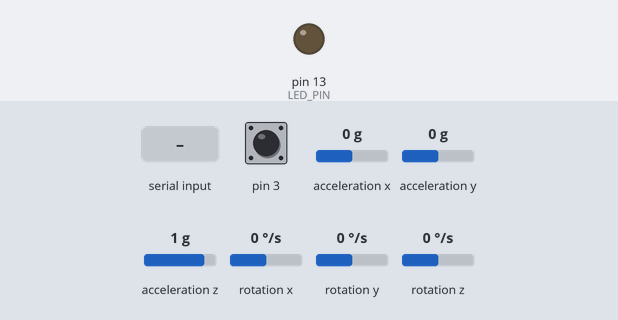
A sketch run on a simulated Arduino Leonardo, built with avr-gcc and run on an emulated ATmega32U4. Shown: output pins drawn as LEDs (lit = HIGH). Dashed ring = blinking. Inputs (shaded band) come from the test bench; at power-on: acceleration x 0 g, acceleration y 0 g, acceleration z 1 g, rotation z 0 °/s, pin 3 HIGH, rotation x 0 °/s, rotation y 0 °/s. The sensor or clock chip raises its interrupt line as the real part does; what the sketch prints to the serial monitor is not drawn.

Above: at 0.8 s.
0.9 s: "1\n" received over Serial
At 1.87 s:
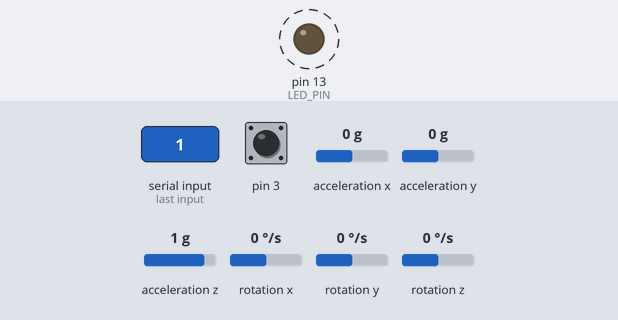
3.9 s: acceleration x set to -1.4 g
6.9 s: acceleration y set to -1.4 g
9.9 s: acceleration z set to -1.4 g
12.9 s: rotation z set to -192 °/s
15.9 s: acceleration x set to -0.8 g
Timing chart, 0 to 19.9 s (numbered marks = the images above; inputs shaded):
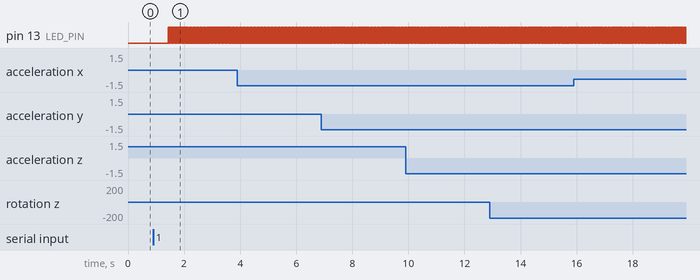

The sketch:

MPU6050_Test.ino
```cpp
#include <SerialGraph.h>
SerialGraph Graph;
// I2C device class (I2Cdev) demonstration Arduino sketch for MPU6050 class using DMP (MotionApps v2.0)
// 6/21/2012 by Jeff Rowberg <jeff@rowberg.net>
// Updates should (hopefully) always be available at https://github.com/jrowberg/i2cdevlib
//
// Changelog:
//     2012-06-21 - added note about Arduino 1.0.1 + Leonardo compatibility error
//     2012-06-20 - improved FIFO overflow handling and simplified read process
//     2012-06-19 - completely rearranged DMP initialization code and simplification
//     2012-06-13 - pull gyro and accel data from FIFO packet instead of reading directly
//     2012-06-09 - fix broken FIFO read sequence and change interrupt detection to RISING
//     2012-06-05 - add gravity-compensated initial reference frame acceleration output
//                - add 3D math helper file to DMP6 example sketch
//                - add Euler output and Yaw/Pitch/Roll output formats
//     2012-06-04 - remove accel offset clearing for better results (thanks Sungon Lee)
//     2012-06-01 - fixed gyro sensitivity to be 2000 deg/sec instead of 250
//     2012-05-30 - basic DMP initialization working

/* ============================================
I2Cdev device library code is placed under the MIT license
Copyright (c) 2012 Jeff Rowberg

Permission is hereby granted, free of charge, to any person obtaining a copy
of this software and associated documentation files (the "Software"), to deal
in the Software without restriction, including without limitation the rights
to use, copy, modify, merge, publish, distribute, sublicense, and/or sell
copies of the Software, and to permit persons to whom the Software is
furnished to do so, subject to the following conditions:

The above copyright notice and this permission notice shall be included in
all copies or substantial portions of the Software.

THE SOFTWARE IS PROVIDED "AS IS", WITHOUT WARRANTY OF ANY KIND, EXPRESS OR
IMPLIED, INCLUDING BUT NOT LIMITED TO THE WARRANTIES OF MERCHANTABILITY,
FITNESS FOR A PARTICULAR PURPOSE AND NONINFRINGEMENT. IN NO EVENT SHALL THE
AUTHORS OR COPYRIGHT HOLDERS BE LIABLE FOR ANY CLAIM, DAMAGES OR OTHER
LIABILITY, WHETHER IN AN ACTION OF CONTRACT, TORT OR OTHERWISE, ARISING FROM,
OUT OF OR IN CONNECTION WITH THE SOFTWARE OR THE USE OR OTHER DEALINGS IN
THE SOFTWARE.
===============================================
*/

// Arduino Wire library is required if I2Cdev I2CDEV_ARDUINO_WIRE implementation
// is used in I2Cdev.h
#include "Wire.h"

// I2Cdev and MPU6050 must be installed as libraries, or else the .cpp/.h files
// for both classes must be in the include path of your project
#include "I2Cdev.h"

#include "MPU6050_6Axis_MotionApps20.h"
//#include "MPU6050.h" // not necessary if using MotionApps include file

// class default I2C address is 0x68
// specific I2C addresses may be passed as a parameter here
// AD0 low = 0x68 (default for SparkFun breakout and InvenSense evaluation board)
// AD0 high = 0x69
MPU6050 mpu;

/* =========================================================================
   NOTE: In addition to connection 3.3v, GND, SDA, and SCL, this sketch
   depends on the MPU-6050's INT pin being connected to the Arduino's
   external interrupt #0 pin. On the Arduino Uno and Mega 2560, this is
   digital I/O pin 2.
 * ========================================================================= */

/* =========================================================================
   NOTE: Arduino v1.0.1 with the Leonardo board generates a compile error
   when using Serial.write(buf, len). The Teapot output uses this method.
   The solution requires a modification to the Arduino USBAPI.h file, which
   is fortunately simple, but annoying. This will be fixed in the next IDE
   release. For more info, see these links:

   http://arduino.cc/forum/index.php/topic,109987.0.html
   http://code.google.com/p/arduino/issues/detail?id=958
 * ========================================================================= */


// uncomment "OUTPUT_READABLE_QUATERNION" if you want to see the actual
// quaternion components in a [w, x, y, z] format (not best for parsing
// on a remote host such as Processing or something though)
//#define OUTPUT_READABLE_QUATERNION

// uncomment "OUTPUT_READABLE_EULER" if you want to see Euler angles
// (in degrees) calculated from the quaternions coming from the FIFO.
// Note that Euler angles suffer from gimbal lock (for more info, see
// http://en.wikipedia.org/wiki/Gimbal_lock)
//#define OUTPUT_READABLE_EULER

// uncomment "OUTPUT_READABLE_YAWPITCHROLL" if you want to see the yaw/
// pitch/roll angles (in degrees) calculated from the quaternions coming
// from the FIFO. Note this also requires gravity vector calculations.
// Also note that yaw/pitch/roll angles suffer from gimbal lock (for
// more info, see: http://en.wikipedia.org/wiki/Gimbal_lock)
#define OUTPUT_READABLE_YAWPITCHROLL

// uncomment "OUTPUT_READABLE_REALACCEL" if you want to see acceleration
// components with gravity removed. This acceleration reference frame is
// not compensated for orientation, so +X is always +X according to the
// sensor, just without the effects of gravity. If you want acceleration
// compensated for orientation, us OUTPUT_READABLE_WORLDACCEL instead.
//#define OUTPUT_READABLE_REALACCEL

// uncomment "OUTPUT_READABLE_WORLDACCEL" if you want to see acceleration
// components with gravity removed and adjusted for the world frame of
// reference (yaw is relative to initial orientation, since no magnetometer
// is present in this case). Could be quite handy in some cases.
//#define OUTPUT_READABLE_WORLDACCEL

// uncomment "OUTPUT_TEAPOT" if you want output that matches the
// format used for the InvenSense teapot demo
//#define OUTPUT_TEAPOT


#define LED_PIN 13 // (Arduino is 13, Teensy is 11, Teensy++ is 6)
bool blinkState = false;

// MPU control/status vars
bool dmpReady = false;  // set true if DMP init was successful
uint8_t mpuIntStatus;   // holds actual interrupt status byte from MPU
uint8_t devStatus;      // return status after each device operation (0 = success, !0 = error)
uint16_t packetSize;    // expected DMP packet size (default is 42 bytes)
uint16_t fifoCount;     // count of all bytes currently in FIFO
uint8_t fifoBuffer[64]; // FIFO storage buffer

// orientation/motion vars
Quaternion q;           // [w, x, y, z]         quaternion container
VectorInt16 aa;         // [x, y, z]            accel sensor measurements
VectorInt16 aaReal;     // [x, y, z]            gravity-free accel sensor measurements
VectorInt16 aaWorld;    // [x, y, z]            world-frame accel sensor measurements
VectorFloat gravity;    // [x, y, z]            gravity vector
float euler[3];         // [psi, theta, phi]    Euler angle container
float ypr[3];           // [yaw, pitch, roll]   yaw/pitch/roll container and gravity vector

// packet structure for InvenSense teapot demo
uint8_t teapotPacket[14] = { '$', 0x02, 0,0, 0,0, 0,0, 0,0, 0x00, 0x00, '\r', '\n' };


// ================================================================
// ===               INTERRUPT DETECTION ROUTINE                ===
// ================================================================

volatile bool mpuInterrupt = false;     // indicates whether MPU interrupt pin has gone high
void dmpDataReady() {
    mpuInterrupt = true;
}


// ================================================================
// ===                      INITIAL SETUP                       ===
// ================================================================

void setup() {
    // join I2C bus (I2Cdev library doesn't do this automatically)
    Wire.begin();

    // initialize serial communication
    // (115200 chosen because it is required for Teapot Demo output, but it's
    // really up to you depending on your project)
    Serial.begin(115200);
    Serial.begin(115200);
    //while (!Serial); // wait for Leonardo enumeration, others continue immediately

    // NOTE: 8MHz or slower host processors, like the Teensy @ 3.3v or Ardunio
    // Pro Mini running at 3.3v, cannot handle this baud rate reliably due to
    // the baud timing being too misaligned with processor ticks. You must use
    // 38400 or slower in these cases, or use some kind of external separate
    // crystal solution for the UART timer.

    // initialize device
    Serial.println(F("Initializing I2C devices..."));
    mpu.initialize();

    // verify connection
    Serial.println(F("Testing device connections..."));
    Serial.println(mpu.testConnection() ? F("MPU6050 connection successful") : F("MPU6050 connection failed"));

    // wait for ready
    Serial.println(F("\nSend any character to begin DMP programming and demo: "));
    while (Serial.available() && Serial.read()); // empty buffer
    while (!Serial.available());                 // wait for data
    while (Serial.available() && Serial.read()); // empty buffer again

    // load and configure the DMP
    Serial.println(F("Initializing DMP..."));
    devStatus = mpu.dmpInitialize();

    // make sure it worked (returns 0 if so)
    if (devStatus == 0) {
        // turn on the DMP, now that it's ready
        Serial.println(F("Enabling DMP..."));
        mpu.setDMPEnabled(true);

        // enable Arduino interrupt detection
        Serial.println(F("Enabling interrupt detection (Arduino external interrupt 0)..."));
        attachInterrupt(0, dmpDataReady, RISING);
        mpuIntStatus = mpu.getIntStatus();

        // set our DMP Ready flag so the main loop() function knows it's okay to use it
        Serial.println(F("DMP ready! Waiting for first interrupt..."));
        dmpReady = true;

        // get expected DMP packet size for later comparison
        packetSize = mpu.dmpGetFIFOPacketSize();
    } else {
        // ERROR!
        // 1 = initial memory load failed
        // 2 = DMP configuration updates failed
        // (if it's going to break, usually the code will be 1)
        Serial.print(F("DMP Initialization failed (code "));
        Serial.print(devStatus);
        Serial.println(F(")"));
    }

    // configure LED for output
    pinMode(LED_PIN, OUTPUT);
}


// ================================================================
// ===                    MAIN PROGRAM LOOP                     ===
// ================================================================

void loop() {
    // if programming failed, don't try to do anything
    if (!dmpReady) return;

    // wait for MPU interrupt or extra packet(s) available
    while (!mpuInterrupt && fifoCount < packetSize) {
        // other program behavior stuff here
        // .
        // .
        // .
        // if you are really paranoid you can frequently test in between other
        // stuff to see if mpuInterrupt is true, and if so, "break;" from the
        // while() loop to immediately process the MPU data
        // .
        // .
        // .
    }

    // reset interrupt flag and get INT_STATUS byte
    mpuInterrupt = false;
    mpuIntStatus = mpu.getIntStatus();

    // get current FIFO count
    fifoCount = mpu.getFIFOCount();

    // check for overflow (this should never happen unless our code is too inefficient)
    if ((mpuIntStatus & 0x10) || fifoCount == 1024) {
        // reset so we can continue cleanly
        mpu.resetFIFO();
        Serial.println(F("FIFO overflow!"));

    // otherwise, check for DMP data ready interrupt (this should happen frequently)
    } else if (mpuIntStatus & 0x02) {
        // wait for correct available data length, should be a VERY short wait
        while (fifoCount < packetSize) fifoCount = mpu.getFIFOCount();

        // read a packet from FIFO
        mpu.getFIFOBytes(fifoBuffer, packetSize);

        // track FIFO count here in case there is > 1 packet available
        // (this lets us immediately read more without waiting for an interrupt)
        fifoCount -= packetSize;

        #ifdef OUTPUT_READABLE_QUATERNION
            // display quaternion values in easy matrix form: w x y z
            mpu.dmpGetQuaternion(&q, fifoBuffer);
            Serial.print("quat\t");
            Serial.print(q.w);
            Serial.print("\t");
            Serial.print(q.x);
            Serial.print("\t");
            Serial.print(q.y);
            Serial.print("\t");
            Serial.println(q.z);
        #endif

        #ifdef OUTPUT_READABLE_EULER
            // display Euler angles in degrees
            mpu.dmpGetQuaternion(&q, fifoBuffer);
            mpu.dmpGetEuler(euler, &q);

            Graph.value(1, euler[0] * 180/M_PI);
            Graph.value(2, euler[1] * 180/M_PI);
            Graph.value(3, euler[2] * 180/M_PI);
            Graph.print();

            /*
            Serial.print("euler\t");
            Serial.print(euler[0] * 180/M_PI);
            Serial.print("\t");
            Serial.print(euler[1] * 180/M_PI);
            Serial.print("\t");
            Serial.println(euler[2] * 180/M_PI);
            */
        #endif

        #ifdef OUTPUT_READABLE_YAWPITCHROLL
            // display Euler angles in degrees
            mpu.dmpGetQuaternion(&q, fifoBuffer);
            mpu.dmpGetGravity(&gravity, &q);
            mpu.dmpGetYawPitchRoll(ypr, &q, &gravity);

            Graph.value(1, ypr[0] * 180/M_PI);
            Graph.value(2, ypr[1] * 180/M_PI);
            Graph.value(3, ypr[2] * 180/M_PI);
            Graph.print();

            /*
            Serial.print("ypr\t");
            Serial.print(ypr[0] * 180/M_PI);
            print("\t");
            Serial.print(ypr[1] * 180/M_PI);
            Serial.print("\t");
            Serial.println(ypr[2] * 180/M_PI);
            */
        #endif

        #ifdef OUTPUT_READABLE_REALACCEL
            // display real acceleration, adjusted to remove gravity
            mpu.dmpGetQuaternion(&q, fifoBuffer);
            mpu.dmpGetAccel(&aa, fifoBuffer);
            mpu.dmpGetGravity(&gravity, &q);
            mpu.dmpGetLinearAccel(&aaReal, &aa, &gravity);
            Serial.print("areal\t");
            Serial.print(aaReal.x);
            Serial.print("\t");
            Serial.print(aaReal.y);
            Serial.print("\t");
            Serial.println(aaReal.z);
        #endif

        #ifdef OUTPUT_READABLE_WORLDACCEL
            // display initial world-frame acceleration, adjusted to remove gravity
            // and rotated based on known orientation from quaternion
            mpu.dmpGetQuaternion(&q, fifoBuffer);
            mpu.dmpGetAccel(&aa, fifoBuffer);
            mpu.dmpGetGravity(&gravity, &q);
            mpu.dmpGetLinearAccelInWorld(&aaWorld, &aaReal, &q);
            Serial.print("aworld\t");
            Serial.print(aaWorld.x);
            Serial.print("\t");
            Serial.print(aaWorld.y);
            Serial.print("\t");
            Serial.println(aaWorld.z);
        #endif

        #ifdef OUTPUT_TEAPOT
            // display quaternion values in InvenSense Teapot demo format:
            teapotPacket[2] = fifoBuffer[0];
            teapotPacket[3] = fifoBuffer[1];
            teapotPacket[4] = fifoBuffer[4];
            teapotPacket[5] = fifoBuffer[5];
            teapotPacket[6] = fifoBuffer[8];
            teapotPacket[7] = fifoBuffer[9];
            teapotPacket[8] = fifoBuffer[12];
            teapotPacket[9] = fifoBuffer[13];
            Serial.write(teapotPacket, 14);
            teapotPacket[11]++; // packetCount, loops at 0xFF on purpose
        #endif

        // blink LED to indicate activity
        blinkState = !blinkState;
        digitalWrite(LED_PIN, blinkState);
    }
}
```

Measured:
- after the input at 0.9 s, pin 13 (LED_PIN): alternates HIGH for 0.02 s and LOW for 0.02 s, starting after 0.53 s
